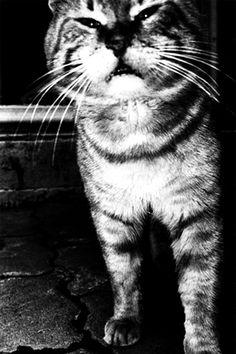
#> input picture EdgeDetection/cat.jpg, 236 x 354 px, found by its file name
$ python hw2_ex1_Hector_Alvarez.py
#> lines starting #> are read from the running program, lines starting #| are printed output that depends on the picture
""" 1 Linear filtering """

# Imports
import numpy as np
import matplotlib.pyplot as plt
from   mpl_toolkits.mplot3d import Axes3D
from   matplotlib import cm
from   matplotlib.ticker import LinearLocator, FormatStrFormatter
plt.rcParams['image.cmap'] = 'gray'
import time
import pdb

img = plt.imread('cat.jpg').astype(np.float32)
#> img: shape (354, 236) float32; min 0, max 255, mean 77.6

plt.imshow(img)
plt.axis('off')
plt.title('original image')
plt.show()

# 1.1
def boxfilter(n):
    # this function returns a box filter of size nxn
    ### your code should go here ###
    box_filter = np.ones ((n,n))/(n*n)
    return box_filter

# 1.2
# Implement full convolution
def myconv2(image, filt):
    # This function performs a 2D convolution between image and filt, image being a 2D image. This
    # function should return the result of a 2D convolution of these two images. DO
    # NOT USE THE BUILT IN SCIPY CONVOLVE within this function. You should code your own version of the
    # convolution, valid for both 2D and 1D filters.
    # INPUTS
    # @ image         : 2D image, as numpy array, size mxn
    # @ filt          : 1D or 2D filter of size kxl
    # OUTPUTS
    # img_filtered    : 2D filtered image, of size (m+k-1)x(n+l-1)

    img_row = int (np.size(image,0))
#> img_row = 354
    img_clm = int (np.size(image,1))
#> img_clm = 236
    conv = np.array(image,copy=True)

    inv_filt    = np.array(np.fliplr(filt[::-1]),copy=True)
    invfilt_row = np.size(inv_filt,0)
    invfilt_clm = np.size(inv_filt,1)

    if (img_clm>1 and img_row>1):
        if (invfilt_row%2 == 0):
            padding_y = int(invfilt_row*.5)
        else:
            padding_y = int(invfilt_row*.5)+1
        if (invfilt_clm%2 == 0 ):
            padding_x = int(invfilt_clm*.5)
        else:
            padding_x = int(invfilt_clm*.5)+1

        padding_x1 = padding_x-(padding_x-1)
        padding_x2 = padding_x+(padding_x-1)

        padding_y1 = padding_y-(padding_y-1)
        padding_y2 = padding_y+(padding_y-1)

        zero_padding = np.zeros((img_row+padding_y*2, img_clm+padding_x*2))
        pad_row = np.size(zero_padding,0)
#> pad_row = 364
#> zero_padding: shape (364, 246) float64; every value is 0
        pad_clm = np.size(zero_padding,1)
#> pad_clm = 246

        i, j = 0, 0
        for row in range (padding_y,pad_row-padding_y):
            for clm in range (padding_x,pad_clm-padding_x):
                zero_padding[row,clm]= conv[i,j]
                if (j < img_clm-1):
                    j+=1
                elif (i < img_row-1):
                    j=0
                    i+=1
                else:
                    break
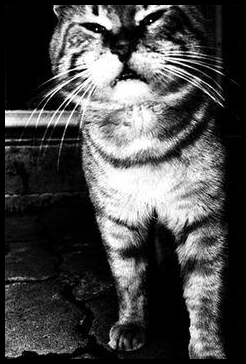
#> zero_padding: shape (364, 246) float64; min 0, max 255, mean 72.4
#> after the loop, i = 353

        pad_list = []

        for row in range (padding_y1, pad_row-padding_y2):
            for clm in range (padding_x1, pad_clm-padding_x2):
                pad_list.append(zero_padding[row:row+invfilt_row,clm:clm+invfilt_clm])
#> after the loop, pad_list = 83544 items

        prefilt_img = []
        i=0
        for patch in pad_list:
            result = np.sum(np.multiply(patch,inv_filt))
            prefilt_img.append(result)
#> this loop made 83544 passes
#> result on passes 1 to 3: 0.98, 1.08, 1.13
#> after the loop, prefilt_img = 83544 items

        filtered_img = np.array(prefilt_img).reshape(img_row,img_clm)
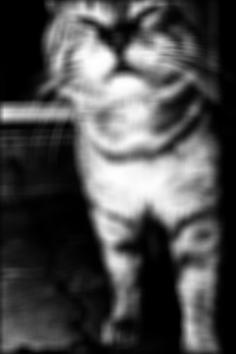
#> filtered_img: shape (354, 236) float64; min 0, max 254.8, mean 76.9
    else:
        if (img_clm == 1 and invfilt_clm == 1):
            inv_filt = np.transpose(inv_filt)
        elif (img_row == 1 and invfilt_row == 1):
            inv_filt = np.transpose(inv_filt)
        filtered_img = np.multiply(image,inv_filt)

    return filtered_img


# 1.3
# create a boxfilter of size 10 and convolve this filter with your image - show the result
bsize = 10
knel = boxfilter(bsize)
image_con = myconv2(img,knel)
print('Plotting convolution')
plt.imshow(image_con)
plt.title('convolution image')
plt.show()
### your code should go here ###

# 1.4
# create a function returning a 1D gaussian kernel
def gauss1d(sigma, filter_length=20):
    # INPUTS
    # @ sigma         : sigma of gaussian distribution
    # @ filter_length : integer denoting the filter length, default is 10
    # OUTPUTS
    # @ gauss_filter  : 1D gaussian filter

    ### your code should go here ###

    if (filter_length%2==0):
        filter_length+=1
    #border = filter_length - filter_length*.5
    x = np.linspace(-filter_length*.5,filter_length*.5,num = filter_length).reshape(1,filter_length)
    print (x.shape)
    gaussian = np.exp(-(x*x)/(2*sigma*sigma))
    gauss_filter = gaussian/np.sum(gaussian)

    #print (gauss_filter)
    return gauss_filter


# 1.5
# create a function returning a 2D gaussian kernel
def gauss2d(sigma, filter_size=20):
    # INPUTS
    # @ sigma         : sigma of gaussian distribution
    # @ filter_size   : integer denoting the filter size, default is 10
    # OUTPUTS
    # @ gauss2d_filter  : 2D gaussian filter

    ### your code should go here ###
    gaussian = gauss1d(sigma, filter_size)
    gauss2d_filter = np.zeros((filter_size,filter_size))
    gauss2d_filter = myconv2(gaussian, np.transpose(gaussian))
    #print (gauss2d_filter)
    return gauss2d_filter

# Display a plot using sigma = 3
sigma = 3

### your code should go here ###
gauss_filt = gauss2d(sigma,)

print('Plotting gaussing filter')
fig  = plt.figure()
#> (the run stopped early here; a loop or call above may not have finished)
